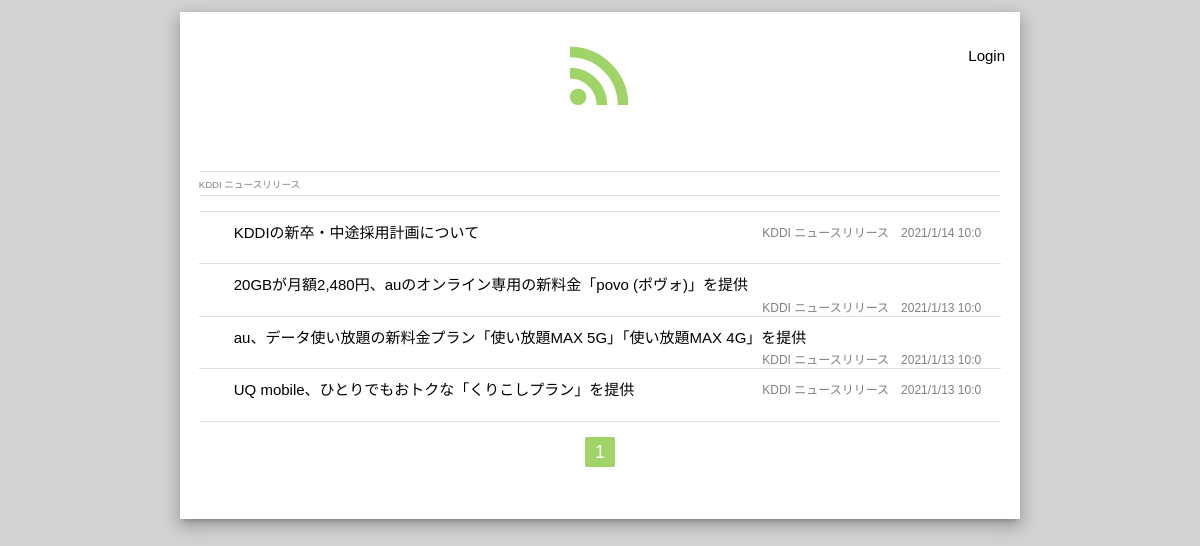
The page / on the database its author committed.
### flask_blog/models.py (models this page shows, shortened)
class BaseModel:
    id = Column(Integer, primary_key=True, autoincrement=True)
    created_at = Column(DateTime, default=datetime.now())
    updated_at = Column(DateTime, default=datetime.now(), onupdate=datetime.now())

class WebSite(db.Model, BaseModel):
    __tablename__ = "website"
    name = Column(String(50), unique=True, nullable=False)
    siteurl = Column(String(50))
    feedurl = Column(String(50), nullable=False)

class Entry(db.Model, BaseModel):
    __tablename__ = "entry"
    title = Column(String(50), unique=True, nullable=False)
    url = Column(String(50), nullable=False)
    sitename = Column(String(50), nullable=False)

### flask_blog/views/entry_view.py (the view)
@app.route('/', defaults={'page': 1})
@app.route('/entries', methods=['GET'])
@app.route('/entry/<int:page>')
def index(page):
    websites=WebSite.query.all()
    entries = Entry.query.order_by(Entry.updated_at.desc()).paginate(page,per_page=10)
    return render_template('index.html',websites=websites,entries=entries)

### flask_blog/templates/index.html
{% extends "layout.html" %}
{% block body %}
<ul class="collection left-align websites-collection">
    {% for website in websites %}
            <span class="author"><a href="{{website.feedurl}}">{{website.name}}</a></span>
    {% else %}
    まだURLの登録がありません
    {% endfor %}
</ul>
<ul class="collection left-align entries-collection">
{% for entry in entries.items %}
    <li class="collection-item"style="padding-bottom:19px;">
        <span style="display:inline-block;"><a href="{{entry.url}}" class="text">{{entry.title}}</a></span>
        <span class="mini-info">
          <a href="{{entry.siteurl}}" class="author">{{entry.sitename}}</a>
          <span class="update">{{entry.updated_at.year}}/{{entry.updated_at.month}}/{{entry.updated_at.day}} {{entry.updated_at.hour}}:{{entry.updated_at.minute}}</span>
        </span>
    </li>
{% else %}
投稿がありません
{% endfor %}
</ul>
<ul class="pagination">
{% for page_num in entries.iter_pages(left_edge=1, right_edge=1, left_current=1, right_current=2) %}
  {% if page_num %}
    {% if entries.page == page_num %}
      <li class="waves-effect active"><a href="{{ url_for('index', page=page_num) }}">{{ page_num }}</a></li>
    {% else %}
    <li class="waves-effect"><a href="{{ url_for('index', page=page_num) }}">{{ page_num }}</a></li>
    {% endif %}
  {% else %}
    ...
  {% endif %}
{% endfor %}
</ul>
{% endblock %}

### flask_blog/templates/layout.html (shortened to what this page needs)
<!doctype html>
<HTML>
<HEAD>
    <link rel="stylesheet" href="{{url_for('static',filename='materialize.min.css')}}">
    <link rel="stylesheet" href="{{url_for('static',filename='style.css')}}">
</HEAD>
<BODY>
  <div class="container z-depth-3">
    <div class="header">
      <a class="siteTitle" href="{{url_for('index')}}"><i class="material-icons large">rss_feed</i></a>
      <ul class="menu right">
        {% if not session.logged_in %}
        <li><a href="{{url_for('login')}}">Login</a></li>
        {% endif %}
      </ul>
    </div>
    <div class="body">
      {% block body %}{% endblock %}
    </div>
  </div>
</BODY>
</HTML>

### flask_blog/static/style.css (style rules this page uses)
:root { --main-color: #A0D468; }
* { font-family:sans-serif,serif; }
a { text-decoration: none; color:black; }
.author,.author a,.update { font-size:80%; color:gray; }
body { background: lightgray; }
.container { margin-top:12px; margin-bottom:12px; padding-top:18px; padding-bottom:18px; background: white; }
.header { display: flex; justify-content: center; position: relative; }
.active,.active a { background:var(--main-color); }
.body { padding:1.25em; text-align:center; }
.text { margin-left:1em; margin-right:1em; }
.collection { border-left:none; border-right:none; }
.author { margin-right:1em; }
.mini-info { display:flex; float:right; padding-bottom:0.5em; vertical-align: bottom; }
.siteTitle,.siteTitle a { font-family:'Mplus 1p'; font-size:60px; color:var(--main-color); font-weight: bold; text-align:center; }
.header ul li { display: inline-block; margin-right:1em; }
.right { position: absolute; right: 0; }

### rows shown on the page
WebSite: name "KDDI ニュースリリース"
Entry: title "KDDIの新卒・中途採用計画について", sitename "KDDI ニュースリリース", updated_at.year "2021", updated_at.month "1", updated_at.day "14", updated_at.hour "10", updated_at.minute "0"
Entry: title "20GBが月額2,480円、auのオンライン専用の新料金「povo (ポヴォ)」を提供", sitename "KDDI ニュースリリース", updated_at.year "2021", updated_at.month "1", updated_at.day "13", updated_at.hour "10", updated_at.minute "0"
Entry: title "au、データ使い放題の新料金プラン「使い放題MAX 5G」「使い放題MAX 4G」を提供", sitename "KDDI ニュースリリース", updated_at.year "2021", updated_at.month "1", updated_at.day "13", updated_at.hour "10", updated_at.minute "0"
Entry: title "UQ mobile、ひとりでもおトクな「くりこしプラン」を提供", sitename "KDDI ニュースリリース", updated_at.year "2021", updated_at.month "1", updated_at.day "13", updated_at.hour "10", updated_at.minute "0"

### other values the page prints
{{ page_num }} "1"
